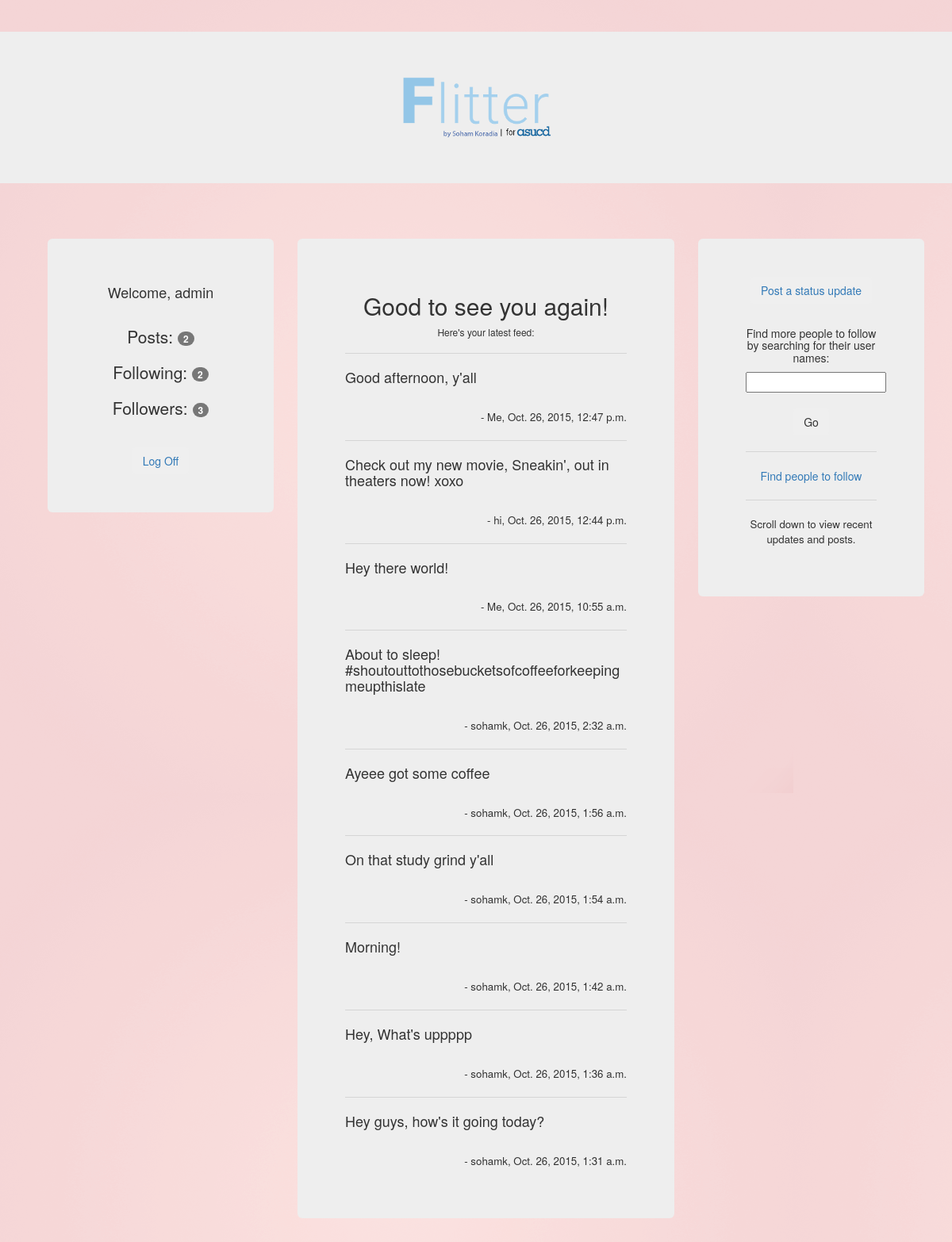
Screenshot of /home/ (signed in) with the database file from the repository.
### flitterMainApp/models.py (models this page shows, shortened)
class Post(models.Model):
    fleeter = models.ForeignKey(Fleeter)
    contentString = models.CharField(max_length=140)
    dateTimePosted = models.DateTimeField('date published')

class Fleeter(models.Model):
    user = models.OneToOneField(User, on_delete=models.CASCADE)
    followerCount = models.IntegerField(default=0)
    followingCount = models.IntegerField(default=0)

### flitterMainApp/views.py (the view)
# urls.py: url(r'^home/', views.homePage, name='home'),
def homePage(request):
    if not request.user.is_authenticated():
        return HttpResponseRedirect('/')
    searchForm = SearchForm()
    statusUpdateForm = StatusUpdateForm()
    contextDict = {}
    postCount = 0
    followersCount = 0
    followingCount = 0
    thisFleeter = Fleeter.objects.filter(user__username=request.user.username)
    myPosts = Post.objects.filter(fleeter__user__username=request.user.username)
    fleetersImFollowing = Follower.objects.filter(theUserWhoIsFollowing__user__username=request.user.username)
    fleetersWhoAreFollowingMe = Follower.objects.filter(userWhoIsBeingFollowed__user__username=request.user.username)
    allPostsForMyFeed = myPosts
    for fleeterImFollowing in fleetersImFollowing:
        postsFromFleeterImFollowing = Post.objects.filter(fleeter__user__username=fleeterImFollowing.userWhoIsBeingFollowed.user.username)
        allPostsForMyFeed = allPostsForMyFeed | postsFromFleeterImFollowing
    allPostsForMyFeed = sorted(allPostsForMyFeed, key = getTimeOfPost, reverse=True)
    if len(thisFleeter) > 0:
        postCount = len(myPosts)
        followersCount = len(fleetersWhoAreFollowingMe)
        followingCount = len(fleetersImFollowing)
    contextDict['username'] = request.user.username
    contextDict['postCount'] = postCount
    contextDict['followersCount'] = followersCount
    contextDict['followedCount'] = followingCount
    contextDict['searchForm'] = searchForm
    contextDict['statusUpdateForm'] = statusUpdateForm
    contextDict['allPostsForMyFeed'] = allPostsForMyFeed
    contextDict['myUsername'] = request.user.username
    return render(request, 'flitterMainApp/home.html', contextDict)

### flitterMainApp/forms.py
class SearchForm(forms.Form):
    searchBox = forms.CharField(label="", max_length=90)

class StatusUpdateForm(forms.Form):
    statusUpdateBox = forms.CharField(label='', widget=forms.Textarea(attrs={'cols':155, 'rows':7}))

### flitterMainApp/views.py (called while the page is built)
def getTimeOfPost(post):
    return post.dateTimePosted

### templates/flitterMainApp/home.html (shortened to what this page needs)
{% load staticfiles %}
<html>
<head>
    <link rel="stylesheet" href="http://maxcdn.bootstrapcdn.com/bootstrap/3.3.4/css/bootstrap.min.css">
</head>
<body background="{% static "images/homeBg.png" %}">
    <br><br><center>
    <div class="jumbotron">
        	<img src="{% static "images/flitterBannerForHome.png" %}" class="img" alt="logo">
    </div>
    <br>
    <br>
    <div class="row">
    	<div class="container">
    		<div class="jumbotron text-center col-md-3" id="infoAndWelcomeFrame">
    			<h4>Welcome, {{ username }}</h4>
    			<br>
    			<p>Posts: <span class="badge">{{ postCount }}</span></p>
    			<p>Following: <span class="badge">{{ followedCount }}</span></p>
    			<p>Followers: <span class="badge">{{ followersCount }}</span></p>
    			<br>
    			<button type="button" class="btn"><a href="/logOff">Log Off</a></button>
    		</div>
    		<div class="jumbotron text-center col-md-5" id="contentSection">
    			{% if postCount == 0 and not allPostsForMyFeed %}
    				<h2>Thanks for joining!</h2><br>
    				<h3>Get started by posting your own status updates and finding people
    				to get updates from using the search bar.</h3>
    			{% else %}
    			    <h2>Good to see you again!</h2>
    			    <h6>Here's your latest feed:</h6>
    			{% endif %}
    			{% for post in allPostsForMyFeed %}
    			    <hr>
    			    <h4 align="left">{{ post.contentString }}</h4>
    			    <br>
    			    {% if post.fleeter.user.username == myUsername %}
    			    	<p style="font-size:95%" align="right">- Me, {{ post.dateTimePosted }}</p>
					{% else %}
    			    	<p style="font-size:95%" align="right">- {{ post.fleeter.user.username}}, {{ post.dateTimePosted }}</p>
    			    {% endif %}
    			{% endfor %}
    		</div>
    		<div class="jumbotron text-center col-md-3" id="searchFrame">
    			<button type="button" class="btn"><a href="/postStatusUpdate">Post a status update</a></button>
    			<br><br>
    			<h5>Find more people to follow by searching for their user names:</h5>
    			<form method="post" action="/searchPage/">
					{{ searchForm | linebreaksbr }}
					<br><br>
					<button type="submit" class="btn">Go</button>
    			</form>
    			<hr>
    			<a href="/exploreCommunity">Find people to follow</a>
    			<hr>
    			<p style="font-size:95%">Scroll down to view recent updates and posts.</p>
    		</div>
    	</div>
    </div>
    </center>
</body>
</html>

### templates/flitterMainApp/home.html (style rules this page uses)
#infoAndWelcomeFrame { margin-left: 30px; margin-right: 30px; }
#searchFrame { margin-left:30px; }
#contentSection { word-wrap: break-word; }

### rows the page displays
Post: contentString "Good afternoon, y'all", dateTimePosted "Oct. 26, 2015, 12:47 p.m."
Post: contentString "Check out my new movie, Sneakin', out in theaters now! xoxo", fleeter.user.username "hi", dateTimePosted "Oct. 26, 2015, 12:44 p.m."
Post: contentString "Hey there world!", dateTimePosted "Oct. 26, 2015, 10:55 a.m."
Post: contentString "About to sleep! #shoutouttothosebucketsofcoffeeforkeepingmeupthislate", fleeter.user.username "sohamk", dateTimePosted "Oct. 26, 2015, 2:32 a.m."
Post: contentString "Ayeee got some coffee", fleeter.user.username "sohamk", dateTimePosted "Oct. 26, 2015, 1:56 a.m."
Post: contentString "On that study grind y'all", fleeter.user.username "sohamk", dateTimePosted "Oct. 26, 2015, 1:54 a.m."
Post: contentString "Morning!", fleeter.user.username "sohamk", dateTimePosted "Oct. 26, 2015, 1:42 a.m."
Post: contentString "Hey, What's uppppp", fleeter.user.username "sohamk", dateTimePosted "Oct. 26, 2015, 1:36 a.m."
Post: contentString "Hey guys, how's it going today?", fleeter.user.username "sohamk", dateTimePosted "Oct. 26, 2015, 1:31 a.m."

### other values shown
{{ username }} "admin"
{{ postCount }} "2"
{{ followedCount }} "2"
{{ followersCount }} "3"
